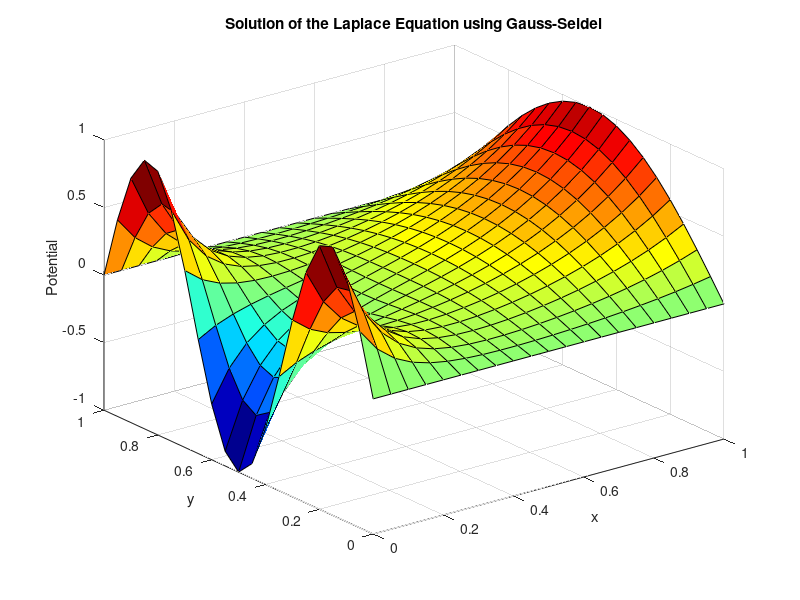

MATLAB code for this plot:
% Parameters for the algorithm
Lx = 1;
Ly = 1;
dx = 0.05;
dy = 0.05;
Nx = round(Lx / dx) + 1;
Ny = round(Ly / dy) + 1;

fprintf('Nx = %.4f, Ny = %.4f\n', Nx, Ny);
fprintf('dx = %.4f, dy = %.4f\n', dx, dy);

% Position of nodes and u(x,y)
u = zeros(Ny, Nx);
x = linspace(0, Lx, Nx);
y = linspace(0, Ly, Ny);

% Boundary conditions
u(:, 1) = sin(3 * pi * x);   
u(:, end) = sin(pi * x);     
u(1, :) = 0;                 
u(end, :) = 0;              

% Parameters for Gauss-Seidel
maxIter = 100000;
tol = 1e-8;       

% Gauss-Seidel iteration with finite differences schema
for iter = 1:maxIter
    maxError = 0;
    
    for i = 2:Ny-1
        for j = 2:Nx-1
            old_u = u(i, j);
            u(i, j) = 0.25 * (u(i+1, j) + u(i-1, j) + u(i, j+1) + u(i, j-1));
            maxError = max(maxError, abs(u(i, j) - old_u));
        end
    end

    if maxError < tol
        fprintf('Convergence achieved at iteration %d with max error: %.8f\n', iter, maxError);
        break;
    end
    
    % Print error table every 100 iterations
    if mod(iter, 100) == 0
       
        analytical_solution = sin(3 * pi * x') * cos(pi * y);
        error = abs(u - analytical_solution);
        max_error = max(error(:));
        
        fprintf('\nIteration %d\n', iter);
        fprintf('%-6s %-20s %-20s %-20s\n', 'Point', 'Estimated U(x,y)', 'Analytical U(x,y)', 'Error');
        fprintf('--------------------------------------------------------------\n');
        
        total_points = numel(u);
        selected_indices = round(linspace(1, total_points, 20));

        % Print the error for selected points
        for k = 1:length(selected_indices)
            idx = selected_indices(k);
            [i, j] = ind2sub(size(u), idx);
            fprintf('%-6d %-20.5f %-20.5f %-20.5f\n', idx, u(i, j), analytical_solution(i, j), error(i, j));
        end
        fprintf('Max error at iteration %d: %.8f\n\n', iter, max_error);
    end
end

if iter == maxIter
    disp('Maximum number of iterations reached without convergence.');
end

% Plot the solution
[X, Y] = meshgrid(x, y);
figure;
surf(X, Y, u);
colormap('jet');
xlabel('x');
ylabel('y');
zlabel('Potential');
title('Solution of the Laplace Equation using Gauss-Seidel');
